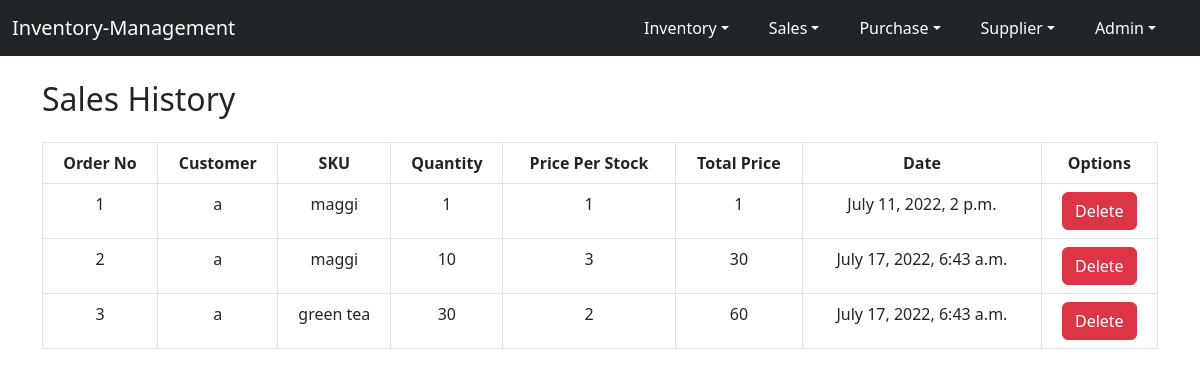
Page /sales/sales-history/ (signed in) on the committed database.
### sales/models.py (models this page shows, shortened)
class SalesModel(models.Model):
    order_no = models.IntegerField(primary_key=True)
    customer = models.ForeignKey(CustomerModel, on_delete=models.CASCADE)
    sku = models.ForeignKey(InventoryModel, on_delete=models.CASCADE)
    quantity = models.IntegerField()
    price = models.IntegerField()
    total_price = models.IntegerField()
    date = models.DateTimeField(auto_now=True)

class CustomerModel(models.Model):
    customer = models.CharField(max_length=100)
    contact = models.IntegerField()
    def __str__(self):
        return self.customer

### inventory/models.py (models this page shows)
class InventoryModel(models.Model):
    sku = models.CharField(max_length=100)
    available_quantity = models.IntegerField()
    def __str__(self):
        return self.sku

### sales/views.py (the view)
# urls.py: path('sales-history/', views.sales_history, name='sales-history'),
@login_required
def sales_history(request):
    model = SalesModel.objects.all()
    return render(request, 'sales/sales_history.html', {
        'model': model
    })

### sales/templates/sales/sales_history.html (shortened to what this page needs)
{% extends 'base.html' %}
{% block content %}
    <div class='container'>
        <h2 class='mt-4'>Sales History</h2>
        <table class="table mt-4 table-bordered text-center">
            <thead>
              <tr>
                <th scope="col">Order No</th>
                <th scope="col">Customer</th>
                <th scope="col">SKU</th>
                <th scope="col">Quantity</th>
                <th scope="col">Price Per Stock</th>
                <th scope="col">Total Price</th>
                <th scope="col">Date</th>
                <th scope="col">Options</th>
              </tr>
            </thead>
            <tbody>
                {% for row in model %}
                    <tr>
                        <td>{{ row.order_no }}</td>
                        <td>{{ row.customer }}</td>
                        <td>{{ row.sku }}</td>
                        <td>{{ row.quantity }}</td>
                        <td>{{ row.price }}</td>
                        <td>{{ row.total_price }}</td>
                        <td>{{ row.date }}</td>
                        <td><a class='btn btn-danger' href={% url 'delete-sale' row.order_no %}>Delete</a></td>
                    </tr>
                {% endfor %}
            </tbody>
          </table>
    </div>
{% endblock %}

### templates/base.html (shortened to what this page needs)
<!DOCTYPE html>
<html lang="en">
<head>
    <link href="https://cdn.jsdelivr.net/npm/bootstrap@5.2.0-beta1/dist/css/bootstrap.min.css" rel="stylesheet">
</head>
<body>
    <nav class="navbar navbar-expand-lg navbar-dark bg-dark">
        <div class="container-fluid">
            {% if not user.is_authenticated %}
                <a class="navbar-brand" href="{% url 'sign-in' %}">
                    Inventory-Management
                </a>
            {% else %}
                <a class="navbar-brand" href="{% url 'index' %}">
                    Inventory-Management
                </a>
            {% endif %}
            <ul class="nav justify-content-end ">
                {% if not user.is_authenticated %}
                    <li class="nav-item">
                        <a class="nav-link text-white" href="{% url 'sign-up' %}">Sign Up</a>
                    </li>
                 {% else %}
                    <div class="collapse navbar-collapse" id="navbarNavDarkDropdown">
                        <ul class="navbar-nav">
                            <li class="nav-item dropdown me-4">
                                <a class="nav-link text-white dropdown-toggle" href="{% url 'index' %} id="navbarDarkDropdownMenuLink" role="button" data-bs-toggle="dropdown" aria-expanded="false"">Inventory</a>
                            </li>
                            <li class="nav-item dropdown me-4">
                                <a class="nav-link text-white dropdown-toggle" href="{% url 'index' %} id="navbarDarkDropdownMenuLink" role="button" data-bs-toggle="dropdown" aria-expanded="false"">Sales</a>
                            </li>
                            <li class="nav-item dropdown me-4">
                                <a class="nav-link text-white dropdown-toggle" href="#" id="navbarDarkDropdownMenuLink" role="button" data-bs-toggle="dropdown" aria-expanded="false">Purchase</a>
                            </li>
                            <li class="nav-item dropdown me-4">
                                <a class="nav-link text-white dropdown-toggle" href="#" id="navbarDarkDropdownMenuLink" role="button" data-bs-toggle="dropdown" aria-expanded="false">Supplier</a>
                            </li>
                            <li class="nav-item dropdown me-4">
                                <a class="nav-link text-white dropdown-toggle" href="#" id="navbarDarkDropdownMenuLink" role="button" data-bs-toggle="dropdown" aria-expanded="false">{{user.username|capfirst}}</a>
                            </li>
                        </ul>
                    </div>
                {% endif %}
            </ul>
        </div>
    </nav>
    {% block content %}
    {% endblock %}
</body>
</html>

### rows in the picture
SalesModel: order_no "1", customer "a", sku "maggi", quantity "1", price "1", total_price "1", date "July 11, 2022, 2 p.m."
SalesModel: order_no "2", customer "a", sku "maggi", quantity "10", price "3", total_price "30", date "July 17, 2022, 6:43 a.m."
SalesModel: order_no "3", customer "a", sku "green tea", quantity "30", price "2", total_price "60", date "July 17, 2022, 6:43 a.m."

### other values in the picture
{{ user.username|capfirst }} "Admin"
